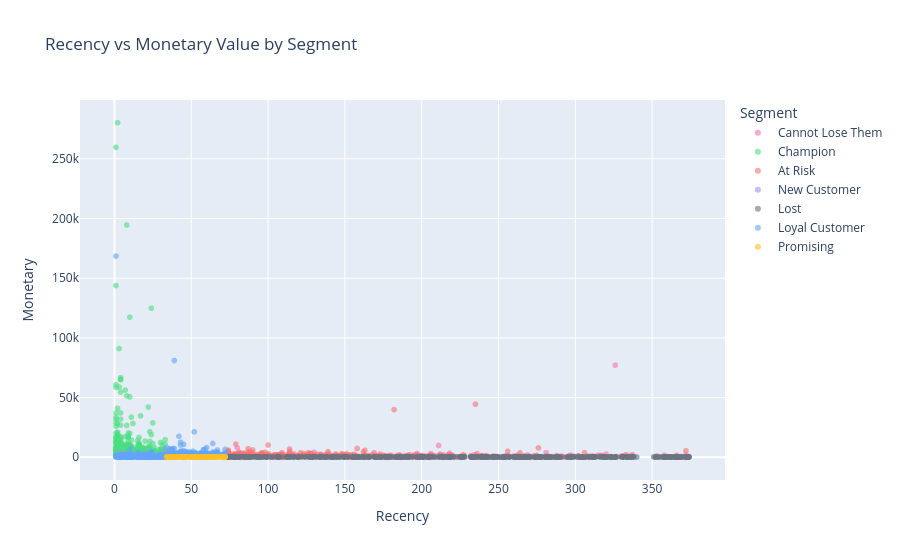

The cell this chart's notebook holds for it:
### Code cell
# Recency vs Monetary scatter plot
fig3 = px.scatter(rfm, x='Recency', y='Monetary', color='Segment',
                  color_discrete_map=seg_colors, opacity=0.6,
                  hover_data=['Customer ID', 'Frequency'],
                  title='Recency vs Monetary Value by Segment')
fig3.show()

### Figure 1 — Plotly figure (JSON) as saved in the notebook; plotly's stock layout.template omitted (floating-point values rounded to 4 significant figures; data arrays with more than 128 entries replaced by an {"elided": "..."} marker saying what was removed)
{"data": [{"customdata": {"elided": "241x2 mixed values"}, "hovertemplate": "Segment=Cannot Lose Them<br>Recency=%{x}<br>Monetary=%{y}<br>Customer ID=%{customdata[0]}<br>Frequency=%{customdata[1]}<extra></extra>", "legendgroup": "Cannot Lose Them", "marker": {"color": "#f472b6", "opacity": 0.6, "symbol": "circle"}, "mode": "markers", "name": "Cannot Lose Them", "showlegend": true, "type": "scattergl", "x": {"elided": "241 int values"}, "xaxis": "x", "y": {"elided": "241 float values"}, "yaxis": "y"}, {"customdata": {"elided": "962x2 mixed values"}, "hovertemplate": "Segment=Champion<br>Recency=%{x}<br>Monetary=%{y}<br>Customer ID=%{customdata[0]}<br>Frequency=%{customdata[1]}<extra></extra>", "legendgroup": "Champion", "marker": {"color": "#4ade80", "opacity": 0.6, "symbol": "circle"}, "mode": "markers", "name": "Champion", "showlegend": true, "type": "scattergl", "x": {"elided": "962 int values"}, "xaxis": "x", "y": {"elided": "962 float values"}, "yaxis": "y"}, {"customdata": {"elided": "643x2 mixed values"}, "hovertemplate": "Segment=At Risk<br>Recency=%{x}<br>Monetary=%{y}<br>Customer ID=%{customdata[0]}<br>Frequency=%{customdata[1]}<extra></extra>", "legendgroup": "At Risk", "marker": {"color": "#f87171", "opacity": 0.6, "symbol": "circle"}, "mode": "markers", "name": "At Risk", "showlegend": true, "type": "scattergl", "x": {"elided": "643 int values"}, "xaxis": "x", "y": {"elided": "643 float values"}, "yaxis": "y"}, {"customdata": {"elided": "319x2 mixed values"}, "hovertemplate": "Segment=New Customer<br>Recency=%{x}<br>Monetary=%{y}<br>Customer ID=%{customdata[0]}<br>Frequency=%{customdata[1]}<extra></extra>", "legendgroup": "New Customer", "marker": {"color": "#a78bfa", "opacity": 0.6, "symbol": "circle"}, "mode": "markers", "name": "New Customer", "showlegend": true, "type": "scattergl", "x": {"elided": "319 int values"}, "xaxis": "x", "y": {"elided": "319 float values"}, "yaxis": "y"}, {"customdata": {"elided": "927x2 mixed values"}, "hovertemplate": "Segment=Lost<br>Recency=%{x}<br>Monetary=%{y}<br>Customer ID=%{customdata[0]}<br>Frequency=%{customdata[1]}<extra></extra>", "legendgroup": "Lost", "marker": {"color": "#6b7280", "opacity": 0.6, "symbol": "circle"}, "mode": "markers", "name": "Lost", "showlegend": true, "type": "scattergl", "x": {"elided": "927 int values"}, "xaxis": "x", "y": {"elided": "927 float values"}, "yaxis": "y"}, {"customdata": {"elided": "998x2 mixed values"}, "hovertemplate": "Segment=Loyal Customer<br>Recency=%{x}<br>Monetary=%{y}<br>Customer ID=%{customdata[0]}<br>Frequency=%{customdata[1]}<extra></extra>", "legendgroup": "Loyal Customer", "marker": {"color": "#60a5fa", "opacity": 0.6, "symbol": "circle"}, "mode": "markers", "name": "Loyal Customer", "showlegend": true, "type": "scattergl", "x": {"elided": "998 int values"}, "xaxis": "x", "y": {"elided": "998 float values"}, "yaxis": "y"}, {"customdata": {"elided": "248x2 mixed values"}, "hovertemplate": "Segment=Promising<br>Recency=%{x}<br>Monetary=%{y}<br>Customer ID=%{customdata[0]}<br>Frequency=%{customdata[1]}<extra></extra>", "legendgroup": "Promising", "marker": {"color": "#fbbf24", "opacity": 0.6, "symbol": "circle"}, "mode": "markers", "name": "Promising", "showlegend": true, "type": "scattergl", "x": {"elided": "248 int values"}, "xaxis": "x", "y": {"elided": "248 float values"}, "yaxis": "y"}], "layout": {"legend": {"title": {"text": "Segment"}, "tracegroupgap": 0}, "title": {"text": "Recency vs Monetary Value by Segment"}, "xaxis": {"anchor": "y", "domain": [0, 1], "title": {"text": "Recency"}}, "yaxis": {"anchor": "x", "domain": [0, 1], "title": {"text": "Monetary"}}}}
